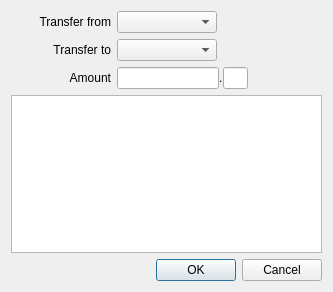
<?xml version="1.0" encoding="UTF-8"?>
<ui version="4.0">
 <class>Transfer</class>
 <widget class="QDialog" name="Transfer">
  <property name="geometry">
   <rect>
    <x>0</x>
    <y>0</y>
    <width>333</width>
    <height>292</height>
   </rect>
  </property>
  <property name="windowTitle">
   <string>Transfer</string>
  </property>
  <layout class="QGridLayout" name="gridLayout">
   <item row="0" column="0">
    <layout class="QVBoxLayout" name="verticalLayout_2">
     <item>
      <layout class="QVBoxLayout" name="verticalLayout">
       <item>
        <layout class="QHBoxLayout" name="horizontalLayout_2">
         <item>
          <widget class="QLabel" name="label_2">
           <property name="minimumSize">
            <size>
             <width>100</width>
             <height>0</height>
            </size>
           </property>
           <property name="maximumSize">
            <size>
             <width>100</width>
             <height>16777215</height>
            </size>
           </property>
           <property name="text">
            <string>Transfer from</string>
           </property>
           <property name="alignment">
            <set>Qt::AlignRight|Qt::AlignTrailing|Qt::AlignVCenter</set>
           </property>
          </widget>
         </item>
         <item>
          <widget class="QComboBox" name="accountsComboFrom">
           <property name="minimumSize">
            <size>
             <width>100</width>
             <height>0</height>
            </size>
           </property>
           <property name="toolTip">
            <string>Sub-account to deduct amount from</string>
           </property>
          </widget>
         </item>
         <item>
          <widget class="QLabel" name="fromBalance">
           <property name="text">
            <string/>
           </property>
          </widget>
         </item>
        </layout>
       </item>
       <item>
        <layout class="QHBoxLayout" name="horizontalLayout_3">
         <item>
          <widget class="QLabel" name="label_3">
           <property name="minimumSize">
            <size>
             <width>100</width>
             <height>0</height>
            </size>
           </property>
           <property name="maximumSize">
            <size>
             <width>100</width>
             <height>16777215</height>
            </size>
           </property>
           <property name="text">
            <string>Transfer to</string>
           </property>
           <property name="alignment">
            <set>Qt::AlignRight|Qt::AlignTrailing|Qt::AlignVCenter</set>
           </property>
          </widget>
         </item>
         <item>
          <widget class="QComboBox" name="accountsComboTo">
           <property name="minimumSize">
            <size>
             <width>100</width>
             <height>0</height>
            </size>
           </property>
           <property name="toolTip">
            <string>Sub-account to deduct amount from</string>
           </property>
          </widget>
         </item>
         <item>
          <widget class="QLabel" name="toBalance">
           <property name="text">
            <string/>
           </property>
          </widget>
         </item>
        </layout>
       </item>
      </layout>
     </item>
     <item>
      <layout class="QHBoxLayout" name="horizontalLayout">
       <item>
        <widget class="QLabel" name="label">
         <property name="minimumSize">
          <size>
           <width>100</width>
           <height>0</height>
          </size>
         </property>
         <property name="maximumSize">
          <size>
           <width>100</width>
           <height>16777215</height>
          </size>
         </property>
         <property name="text">
          <string>Amount</string>
         </property>
         <property name="alignment">
          <set>Qt::AlignRight|Qt::AlignTrailing|Qt::AlignVCenter</set>
         </property>
        </widget>
       </item>
       <item>
        <layout class="QHBoxLayout" name="horizontalLayout_6">
         <property name="spacing">
          <number>0</number>
         </property>
         <item>
          <widget class="QLineEdit" name="wholeCurrency">
           <property name="toolTip">
            <string>Whole currency units (e.g., dollars)</string>
           </property>
           <property name="alignment">
            <set>Qt::AlignRight|Qt::AlignTrailing|Qt::AlignVCenter</set>
           </property>
          </widget>
         </item>
         <item>
          <widget class="QLabel" name="label_5">
           <property name="text">
            <string>.</string>
           </property>
          </widget>
         </item>
         <item>
          <widget class="QLineEdit" name="partialCurrency">
           <property name="maximumSize">
            <size>
             <width>30</width>
             <height>16777215</height>
            </size>
           </property>
           <property name="toolTip">
            <string>Partial units of currency (e.g., cents)</string>
           </property>
           <property name="maxLength">
            <number>2</number>
           </property>
          </widget>
         </item>
         <item>
          <spacer name="horizontalSpacer">
           <property name="orientation">
            <enum>Qt::Horizontal</enum>
           </property>
           <property name="sizeHint" stdset="0">
            <size>
             <width>80</width>
             <height>20</height>
            </size>
           </property>
          </spacer>
         </item>
        </layout>
       </item>
      </layout>
     </item>
     <item>
      <widget class="QTextEdit" name="description"/>
     </item>
    </layout>
   </item>
   <item row="1" column="0">
    <widget class="QDialogButtonBox" name="buttonBox">
     <property name="orientation">
      <enum>Qt::Horizontal</enum>
     </property>
     <property name="standardButtons">
      <set>QDialogButtonBox::Cancel|QDialogButtonBox::Ok</set>
     </property>
    </widget>
   </item>
  </layout>
 </widget>
 <resources/>
 <connections>
  <connection>
   <sender>buttonBox</sender>
   <signal>rejected()</signal>
   <receiver>Transfer</receiver>
   <slot>reject()</slot>
   <hints>
    <hint type="sourcelabel">
     <x>316</x>
     <y>260</y>
    </hint>
    <hint type="destinationlabel">
     <x>286</x>
     <y>274</y>
    </hint>
   </hints>
  </connection>
 </connections>
</ui>
